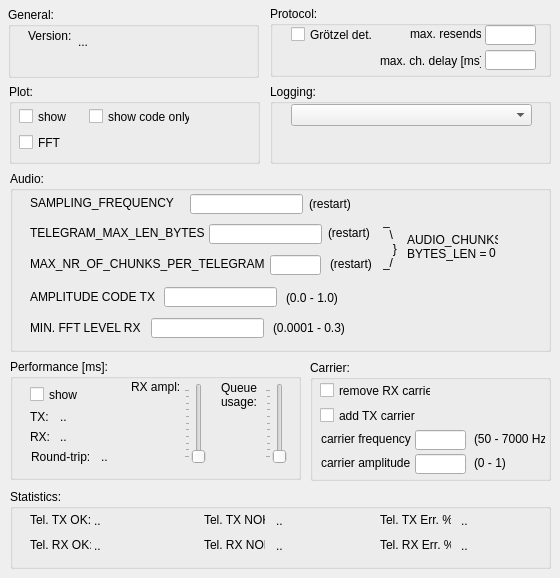
    <widget class="QWidget" name="tab_advanced">
     <attribute name="title">
      <string>Advanced</string>
     </attribute>
     <widget class="QGroupBox" name="gbAdvancedGeneral">
      <property name="geometry">
       <rect>
        <x>8</x>
        <y>7</y>
        <width>251</width>
        <height>71</height>
       </rect>
      </property>
      <property name="title">
       <string>General:</string>
      </property>
      <widget class="QLabel" name="lblVersion">
       <property name="geometry">
        <rect>
         <x>70</x>
         <y>14</y>
         <width>171</width>
         <height>41</height>
        </rect>
       </property>
       <property name="text">
        <string>...</string>
       </property>
      </widget>
      <widget class="QLabel" name="label_5">
       <property name="geometry">
        <rect>
         <x>20</x>
         <y>22</y>
         <width>47</width>
         <height>13</height>
        </rect>
       </property>
       <property name="text">
        <string>Version:</string>
       </property>
      </widget>
     </widget>
     <widget class="QGroupBox" name="gbPlot">
      <property name="geometry">
       <rect>
        <x>9</x>
        <y>84</y>
        <width>251</width>
        <height>80</height>
       </rect>
      </property>
      <property name="title">
       <string>Plot:</string>
      </property>
      <widget class="QCheckBox" name="cbPlotFFT">
       <property name="geometry">
        <rect>
         <x>10</x>
         <y>50</y>
         <width>61</width>
         <height>17</height>
        </rect>
       </property>
       <property name="text">
        <string>FFT </string>
       </property>
      </widget>
      <widget class="QCheckBox" name="cbPlotShow">
       <property name="geometry">
        <rect>
         <x>10</x>
         <y>24</y>
         <width>61</width>
         <height>17</height>
        </rect>
       </property>
       <property name="text">
        <string>show</string>
       </property>
      </widget>
      <widget class="QCheckBox" name="cbPlotShowCodeOnly">
       <property name="geometry">
        <rect>
         <x>80</x>
         <y>24</y>
         <width>101</width>
         <height>17</height>
        </rect>
       </property>
       <property name="text">
        <string>show code only</string>
       </property>
      </widget>
     </widget>
     <widget class="QGroupBox" name="gbAdvancedAudio">
      <property name="geometry">
       <rect>
        <x>10</x>
        <y>171</y>
        <width>541</width>
        <height>181</height>
       </rect>
      </property>
      <property name="title">
       <string>Audio:</string>
      </property>
      <widget class="QLabel" name="label_10">
       <property name="geometry">
        <rect>
         <x>20</x>
         <y>24</y>
         <width>151</width>
         <height>16</height>
        </rect>
       </property>
       <property name="text">
        <string>SAMPLING_FREQUENCY</string>
       </property>
      </widget>
      <widget class="QLabel" name="label_13">
       <property name="geometry">
        <rect>
         <x>20</x>
         <y>118</y>
         <width>131</width>
         <height>16</height>
        </rect>
       </property>
       <property name="text">
        <string>AMPLITUDE CODE TX</string>
       </property>
      </widget>
      <widget class="QLineEdit" name="leSamplingFrequency">
       <property name="geometry">
        <rect>
         <x>180</x>
         <y>23</y>
         <width>113</width>
         <height>20</height>
        </rect>
       </property>
      </widget>
      <widget class="QLineEdit" name="leAmplitude">
       <property name="geometry">
        <rect>
         <x>154</x>
         <y>116</y>
         <width>113</width>
         <height>20</height>
        </rect>
       </property>
      </widget>
      <widget class="QLabel" name="label_11">
       <property name="geometry">
        <rect>
         <x>20</x>
         <y>54</y>
         <width>181</width>
         <height>16</height>
        </rect>
       </property>
       <property name="text">
        <string>TELEGRAM_MAX_LEN_BYTES</string>
       </property>
      </widget>
      <widget class="QLineEdit" name="leTelegramMaxLenBytes">
       <property name="geometry">
        <rect>
         <x>199</x>
         <y>53</y>
         <width>113</width>
         <height>20</height>
        </rect>
       </property>
      </widget>
      <widget class="QLabel" name="label_12">
       <property name="geometry">
        <rect>
         <x>20</x>
         <y>85</y>
         <width>241</width>
         <height>16</height>
        </rect>
       </property>
       <property name="text">
        <string>MAX_NR_OF_CHUNKS_PER_TELEGRAM</string>
       </property>
      </widget>
      <widget class="QLineEdit" name="leMaxNrOfChunksPerTelegram">
       <property name="geometry">
        <rect>
         <x>260</x>
         <y>84</y>
         <width>51</width>
         <height>20</height>
        </rect>
       </property>
      </widget>
      <widget class="QLabel" name="label_20">
       <property name="geometry">
        <rect>
         <x>299</x>
         <y>25</y>
         <width>51</width>
         <height>16</height>
        </rect>
       </property>
       <property name="text">
        <string>(restart)</string>
       </property>
      </widget>
      <widget class="QLabel" name="label_21">
       <property name="geometry">
        <rect>
         <x>318</x>
         <y>54</y>
         <width>51</width>
         <height>16</height>
        </rect>
       </property>
       <property name="text">
        <string>(restart)</string>
       </property>
      </widget>
      <widget class="QLabel" name="label_22">
       <property name="geometry">
        <rect>
         <x>320</x>
         <y>85</y>
         <width>51</width>
         <height>16</height>
        </rect>
       </property>
       <property name="text">
        <string>(restart)</string>
       </property>
      </widget>
      <widget class="QLabel" name="label_23">
       <property name="geometry">
        <rect>
         <x>373</x>
         <y>40</y>
         <width>81</width>
         <height>61</height>
        </rect>
       </property>
       <property name="text">
        <string>_
  \
   }
_/</string>
       </property>
      </widget>
      <widget class="QLabel" name="label_24">
       <property name="geometry">
        <rect>
         <x>397</x>
         <y>55</y>
         <width>91</width>
         <height>41</height>
        </rect>
       </property>
       <property name="text">
        <string>AUDIO_CHUNKS_
BYTES_LEN =</string>
       </property>
      </widget>
      <widget class="QLabel" name="lblAudioChunksBytesLen">
       <property name="geometry">
        <rect>
         <x>479</x>
         <y>74</y>
         <width>41</width>
         <height>16</height>
        </rect>
       </property>
       <property name="text">
        <string>0</string>
       </property>
      </widget>
      <widget class="QLabel" name="label_25">
       <property name="geometry">
        <rect>
         <x>20</x>
         <y>149</y>
         <width>111</width>
         <height>16</height>
        </rect>
       </property>
       <property name="text">
        <string>MIN. FFT LEVEL RX</string>
       </property>
      </widget>
      <widget class="QLineEdit" name="leFftDetectionLevel">
       <property name="geometry">
        <rect>
         <x>141</x>
         <y>147</y>
         <width>113</width>
         <height>20</height>
        </rect>
       </property>
      </widget>
      <widget class="QLabel" name="label_26">
       <property name="geometry">
        <rect>
         <x>276</x>
         <y>119</y>
         <width>61</width>
         <height>16</height>
        </rect>
       </property>
       <property name="text">
        <string>(0.0 - 1.0)</string>
       </property>
      </widget>
      <widget class="QLabel" name="label_27">
       <property name="geometry">
        <rect>
         <x>263</x>
         <y>149</y>
         <width>91</width>
         <height>16</height>
        </rect>
       </property>
       <property name="text">
        <string>(0.0001 - 0.3)</string>
       </property>
      </widget>
     </widget>
     <widget class="QGroupBox" name="gbPerformance">
      <property name="geometry">
       <rect>
        <x>10</x>
        <y>359</y>
        <width>291</width>
        <height>121</height>
       </rect>
      </property>
      <property name="title">
       <string>Performance [ms]:</string>
      </property>
      <widget class="QCheckBox" name="cbShowPerformance">
       <property name="geometry">
        <rect>
         <x>20</x>
         <y>27</y>
         <width>70</width>
         <height>17</height>
        </rect>
       </property>
       <property name="text">
        <string>show</string>
       </property>
      </widget>
      <widget class="QLabel" name="label_14">
       <property name="geometry">
        <rect>
         <x>20</x>
         <y>50</y>
         <width>31</width>
         <height>16</height>
        </rect>
       </property>
       <property name="text">
        <string>TX: </string>
       </property>
      </widget>
      <widget class="QLabel" name="label_15">
       <property name="geometry">
        <rect>
         <x>20</x>
         <y>70</y>
         <width>31</width>
         <height>16</height>
        </rect>
       </property>
       <property name="text">
        <string>RX: </string>
       </property>
      </widget>
      <widget class="QLabel" name="label_16">
       <property name="geometry">
        <rect>
         <x>21</x>
         <y>90</y>
         <width>71</width>
         <height>16</height>
        </rect>
       </property>
       <property name="text">
        <string>Round-trip: </string>
       </property>
      </widget>
      <widget class="QLabel" name="lblTxTime">
       <property name="geometry">
        <rect>
         <x>50</x>
         <y>50</y>
         <width>121</width>
         <height>16</height>
        </rect>
       </property>
       <property name="text">
        <string>..</string>
       </property>
      </widget>
      <widget class="QLabel" name="lblRxTime">
       <property name="geometry">
        <rect>
         <x>50</x>
         <y>70</y>
         <width>121</width>
         <height>16</height>
        </rect>
       </property>
       <property name="text">
        <string>..</string>
       </property>
      </widget>
      <widget class="QLabel" name="lblRoundtripTime">
       <property name="geometry">
        <rect>
         <x>91</x>
         <y>88</y>
         <width>81</width>
         <height>20</height>
        </rect>
       </property>
       <property name="text">
        <string>..</string>
       </property>
      </widget>
      <widget class="QSlider" name="vsVolume">
       <property name="enabled">
        <bool>false</bool>
       </property>
       <property name="geometry">
        <rect>
         <x>174</x>
         <y>24</y>
         <width>22</width>
         <height>81</height>
        </rect>
       </property>
       <property name="toolTip">
        <string extracomment="Input volume "/>
       </property>
       <property name="maximum">
        <number>99</number>
       </property>
       <property name="orientation">
        <enum>Qt::Vertical</enum>
       </property>
       <property name="tickPosition">
        <enum>QSlider::TicksAbove</enum>
       </property>
       <property name="tickInterval">
        <number>0</number>
       </property>
      </widget>
      <widget class="QLabel" name="label_17">
       <property name="geometry">
        <rect>
         <x>121</x>
         <y>20</y>
         <width>51</width>
         <height>16</height>
        </rect>
       </property>
       <property name="text">
        <string>RX ampl:</string>
       </property>
      </widget>
      <widget class="QSlider" name="vsQueueUsage">
       <property name="enabled">
        <bool>false</bool>
       </property>
       <property name="geometry">
        <rect>
         <x>255</x>
         <y>24</y>
         <width>22</width>
         <height>81</height>
        </rect>
       </property>
       <property name="toolTip">
        <string extracomment="Input volume "/>
       </property>
       <property name="maximum">
        <number>99</number>
       </property>
       <property name="orientation">
        <enum>Qt::Vertical</enum>
       </property>
       <property name="tickPosition">
        <enum>QSlider::TicksAbove</enum>
       </property>
      </widget>
      <widget class="QLabel" name="label_18">
       <property name="geometry">
        <rect>
         <x>211</x>
         <y>20</y>
         <width>41</width>
         <height>31</height>
        </rect>
       </property>
       <property name="text">
        <string>Queue 
usage:</string>
       </property>
      </widget>
     </widget>
     <widget class="QGroupBox" name="gbProtocol">
      <property name="geometry">
       <rect>
        <x>270</x>
        <y>6</y>
        <width>281</width>
        <height>71</height>
       </rect>
      </property>
      <property name="title">
       <string>Protocol:</string>
      </property>
      <widget class="QCheckBox" name="cbGroetzel">
       <property name="geometry">
        <rect>
         <x>21</x>
         <y>20</y>
         <width>81</width>
         <height>17</height>
        </rect>
       </property>
       <property name="text">
        <string>Grötzel det.</string>
       </property>
      </widget>
      <widget class="QLineEdit" name="leMaxNrOfResends">
       <property name="geometry">
        <rect>
         <x>215</x>
         <y>19</y>
         <width>51</width>
         <height>20</height>
        </rect>
       </property>
      </widget>
      <widget class="QLabel" name="label_28">
       <property name="geometry">
        <rect>
         <x>140</x>
         <y>20</y>
         <width>71</width>
         <height>16</height>
        </rect>
       </property>
       <property name="text">
        <string>max. resends</string>
       </property>
      </widget>
      <widget class="QLabel" name="label_29">
       <property name="geometry">
        <rect>
         <x>110</x>
         <y>45</y>
         <width>101</width>
         <height>20</height>
        </rect>
       </property>
       <property name="text">
        <string>max. ch. delay [ms]</string>
       </property>
      </widget>
      <widget class="QLineEdit" name="leMaxChannelDelayMs">
       <property name="geometry">
        <rect>
         <x>215</x>
         <y>44</y>
         <width>51</width>
         <height>20</height>
        </rect>
       </property>
      </widget>
     </widget>
     <widget class="QGroupBox" name="gbLogging">
      <property name="geometry">
       <rect>
        <x>270</x>
        <y>84</y>
        <width>281</width>
        <height>80</height>
       </rect>
      </property>
      <property name="title">
       <string>Logging:</string>
      </property>
      <widget class="QComboBox" name="cbLoggingLevel">
       <property name="enabled">
        <bool>true</bool>
       </property>
       <property name="geometry">
        <rect>
         <x>21</x>
         <y>20</y>
         <width>241</width>
         <height>22</height>
        </rect>
       </property>
      </widget>
     </widget>
     <widget class="QGroupBox" name="gbCarrier">
      <property name="geometry">
       <rect>
        <x>310</x>
        <y>360</y>
        <width>241</width>
        <height>121</height>
       </rect>
      </property>
      <property name="title">
       <string>Carrier:</string>
      </property>
      <widget class="QLineEdit" name="leCarrierFrequency">
       <property name="geometry">
        <rect>
         <x>105</x>
         <y>70</y>
         <width>51</width>
         <height>20</height>
        </rect>
       </property>
      </widget>
      <widget class="QLabel" name="label_30">
       <property name="geometry">
        <rect>
         <x>11</x>
         <y>71</y>
         <width>91</width>
         <height>16</height>
        </rect>
       </property>
       <property name="text">
        <string>carrier frequency</string>
       </property>
      </widget>
      <widget class="QCheckBox" name="cbAddTxCarrier">
       <property name="geometry">
        <rect>
         <x>10</x>
         <y>47</y>
         <width>101</width>
         <height>17</height>
        </rect>
       </property>
       <property name="text">
        <string>add TX carrier</string>
       </property>
      </widget>
      <widget class="QCheckBox" name="cbRemoveRxCarrier">
       <property name="geometry">
        <rect>
         <x>10</x>
         <y>22</y>
         <width>111</width>
         <height>17</height>
        </rect>
       </property>
       <property name="text">
        <string>remove RX carrier</string>
       </property>
      </widget>
      <widget class="QLabel" name="label_37">
       <property name="geometry">
        <rect>
         <x>11</x>
         <y>95</y>
         <width>91</width>
         <height>16</height>
        </rect>
       </property>
       <property name="text">
        <string>carrier amplitude</string>
       </property>
      </widget>
      <widget class="QLineEdit" name="leCarrierAmplitude">
       <property name="geometry">
        <rect>
         <x>105</x>
         <y>94</y>
         <width>51</width>
         <height>20</height>
        </rect>
       </property>
      </widget>
      <widget class="QLabel" name="label_39">
       <property name="geometry">
        <rect>
         <x>164</x>
         <y>71</y>
         <width>71</width>
         <height>16</height>
        </rect>
       </property>
       <property name="text">
        <string>(50 - 7000 Hz)</string>
       </property>
      </widget>
      <widget class="QLabel" name="label_40">
       <property name="geometry">
        <rect>
         <x>164</x>
         <y>95</y>
         <width>71</width>
         <height>16</height>
        </rect>
       </property>
       <property name="text">
        <string>(0 - 1)</string>
       </property>
      </widget>
     </widget>
     <widget class="QGroupBox" name="gbStatistics">
      <property name="geometry">
       <rect>
        <x>10</x>
        <y>489</y>
        <width>541</width>
        <height>80</height>
       </rect>
      </property>
      <property name="title">
       <string>Statistics:</string>
      </property>
      <widget class="QLabel" name="label_31">
       <property name="geometry">
        <rect>
         <x>20</x>
         <y>23</y>
         <width>61</width>
         <height>16</height>
        </rect>
       </property>
       <property name="text">
        <string>Tel. TX OK:</string>
       </property>
      </widget>
      <widget class="QLabel" name="label_32">
       <property name="geometry">
        <rect>
         <x>194</x>
         <y>23</y>
         <width>61</width>
         <height>16</height>
        </rect>
       </property>
       <property name="text">
        <string>Tel. TX NOK:</string>
       </property>
      </widget>
      <widget class="QLabel" name="label_33">
       <property name="geometry">
        <rect>
         <x>370</x>
         <y>23</y>
         <width>71</width>
         <height>16</height>
        </rect>
       </property>
       <property name="text">
        <string>Tel. TX Err. %:</string>
       </property>
      </widget>
      <widget class="QLabel" name="label_34">
       <property name="geometry">
        <rect>
         <x>194</x>
         <y>48</y>
         <width>61</width>
         <height>16</height>
        </rect>
       </property>
       <property name="text">
        <string>Tel. RX NOK:</string>
       </property>
      </widget>
      <widget class="QLabel" name="label_35">
       <property name="geometry">
        <rect>
         <x>20</x>
         <y>48</y>
         <width>61</width>
         <height>16</height>
        </rect>
       </property>
       <property name="text">
        <string>Tel. RX OK:</string>
       </property>
      </widget>
      <widget class="QLabel" name="label_36">
       <property name="geometry">
        <rect>
         <x>370</x>
         <y>48</y>
         <width>71</width>
         <height>16</height>
        </rect>
       </property>
       <property name="text">
        <string>Tel. RX Err. %:</string>
       </property>
      </widget>
      <widget class="QLabel" name="lblTelTxOk">
       <property name="geometry">
        <rect>
         <x>84</x>
         <y>25</y>
         <width>47</width>
         <height>13</height>
        </rect>
       </property>
       <property name="text">
        <string>..</string>
       </property>
      </widget>
      <widget class="QLabel" name="lblTelRxOk">
       <property name="geometry">
        <rect>
         <x>84</x>
         <y>50</y>
         <width>47</width>
         <height>13</height>
        </rect>
       </property>
       <property name="text">
        <string>..</string>
       </property>
      </widget>
      <widget class="QLabel" name="lblTelTxNok">
       <property name="geometry">
        <rect>
         <x>266</x>
         <y>25</y>
         <width>47</width>
         <height>13</height>
        </rect>
       </property>
       <property name="text">
        <string>..</string>
       </property>
      </widget>
      <widget class="QLabel" name="lblTelRxNok">
       <property name="geometry">
        <rect>
         <x>266</x>
         <y>50</y>
         <width>47</width>
         <height>13</height>
        </rect>
       </property>
       <property name="text">
        <string>..</string>
       </property>
      </widget>
      <widget class="QLabel" name="lblTelRxErrPercent">
       <property name="geometry">
        <rect>
         <x>451</x>
         <y>50</y>
         <width>47</width>
         <height>13</height>
        </rect>
       </property>
       <property name="text">
        <string>..</string>
       </property>
      </widget>
      <widget class="QLabel" name="lblTelTxErrPercent">
       <property name="geometry">
        <rect>
         <x>451</x>
         <y>25</y>
         <width>47</width>
         <height>13</height>
        </rect>
       </property>
       <property name="text">
        <string>..</string>
       </property>
      </widget>
     </widget>
    </widget>
